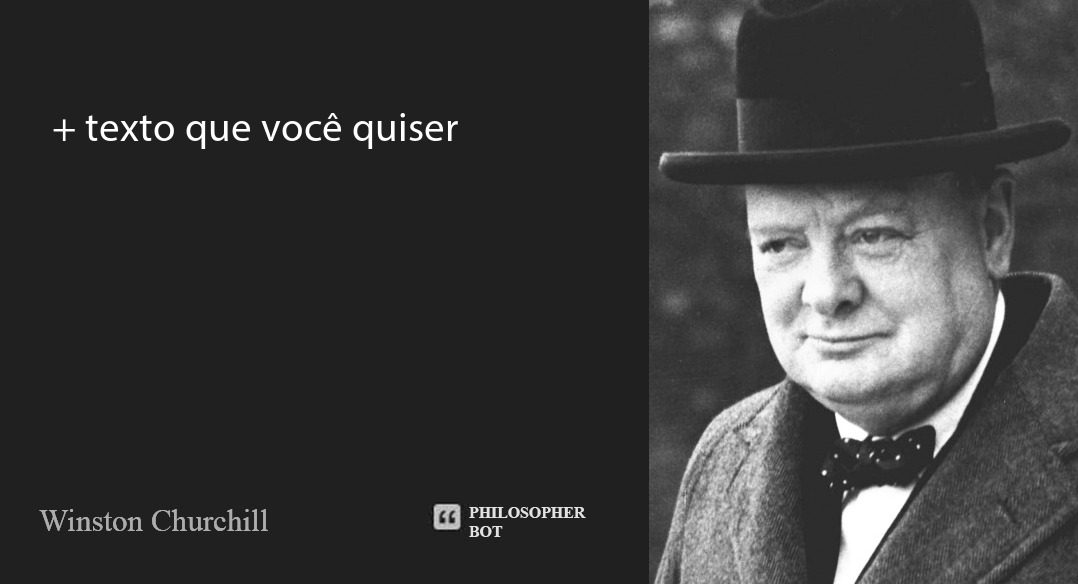

This figure's Python source:
"""
posting.py
Philosopher Bot
---------------
Created by Caio Madeira (@sudomaidera)
Co-worker: Rodrigo Carmo @rodrigoblock

instagram: @sudomadeira
Twitter: @bot_philospher
Avaliable on Discord too!

"""
import tweepy
import time
from PIL import Image, ImageDraw, ImageFont
import random
import re
import textwrap
from acess_tokens import *
from filosofo_list import filosofo, filosofo_special
from logger_hashtag import log
from sub_list import sub_lista

auth = tweepy.OAuthHandler(acess1, acess2)
auth.set_access_token(acess3, acess4)

api = tweepy.API(auth, wait_on_rate_limit=False, wait_on_rate_limit_notify=True)

log.info("Hashtag.py v2.0")


class MyStreamListener(tweepy.StreamListener):
    log.info("Esperando....")

    def on_status(self, status):

        log.info("========== NOVO TWEET ENCONTRADO ===========")
        log.info("Tweet:" + status.text)

        numero = 1
        search = '#PhiloBot'

        img = Image.open('templates/templateNovo2.png')
        txt = "font/myriad.otf"
        fontsize = 1
        W, H = img.size
        blank = Image.new('RGB', (269, 194))
        fonte = ImageFont.truetype("font/myriad.otf", fontsize)

        for tweet in tweepy.Cursor(api.search, search, since='2019-06-03').items(numero):

            try:
                tweepy.Cursor(api.user_timeline).items(numero)
                lastid = status.id
                log.info("ID pego:" + str(status.id))

                # ----------------------------------------------------------------------
                # ----------------------- GET STATUS TEXT  -----------------------------

                pegando_status = api.get_status(lastid, tweet_mode='extended')._json['full_text']
                log.info("STATUS CONVERTIDO:" + pegando_status)

                # ----------------------------------------------------------------------
                # ----------------------- TEXT TREATMENT  ------------------------------

                retirando_user = re.sub('@[^\s]+', '', pegando_status)
                log.info("RETIRANDO O USER :" + retirando_user)
                tratando_status = re.sub(r'https://.*[\r\n]*', '', retirando_user)
                log.info("TRATANDO STATUS :" + tratando_status)
                escrever = ImageDraw.Draw(img)

                # -------------------------------------------------------------------------------
                # ---------------------- TEXT TREATMENT -----------------------------------------
                sub_list = dict((re.escape(k), v) for k, v in sub_lista.items())
                pattern = re.compile("|".join(sub_list.keys()))
                pegando_status2 = pattern.sub(lambda m: sub_list[re.escape(m.group(0))], tratando_status)
                log.info("TIRANDO A HASHTAG:" + pegando_status2)
                # ------------------------------------------------------------------------------
                if pegando_status2 == '':
                    log.info("String vazia!")
                    erro_img_list = ['templates/templateERRO1.png', 'templates/templateERRO2.png']
                    erro_img = random.choice(erro_img_list)
                    api.update_with_media(str(erro_img), status="@" + tweet.user.screen_name + " ",
                                          in_reply_to_status_id=status.id)

                    log.info("Enviado mensagem de erro!")
                    log.info("---------------------------")
                    log.info("Retornando para a busca novamente")
                    log.info("\n===================================")
                    return tweet

                # ----------------------- TEXT SIZE ADJUST FOR IMAGE ---------------------------------

                while (fonte.getsize(txt)[0] < blank.size[0]) and (fonte.getsize(txt)[1] < blank.size[1]):
                    fontsize += 1
                    fonte = ImageFont.truetype("font/myriad.otf", fontsize)

                fontsize -= 1
                fonte = ImageFont.truetype("font/myriad.otf", fontsize)
                w, h = escrever.textsize(txt, font=fonte)

                # ----------------------------------------------------------------------
                # ----------------------- WRITE TEXT IN IMAGE ---------------------
                escrever.text(xy=(43, 110), text=textwrap.fill(str(pegando_status2), 28), fill=(255, 255, 255),
                              font=fonte)

                # -------------------------------------------------------------------------------
                # ----------------------- CHOICE PHILOSOPHER PLACE AND POST ---------------------
                randomfilo = random.choice(filosofo)
                img.paste(randomfilo, (0, 0), randomfilo)
                img.save('hashtag.png')
                api.update_with_media('hashtag.png', status="@" + tweet.user.screen_name + " ",
                                      in_reply_to_status_id=status.id)

                log.info("Enviado corretamente!")
                log.info("\n===========================")
                time.sleep(30)
            # ----------------------------------------------------------------------
            # ----------------------- ERRO EXECPT ---------------------
            except tweepy.TweepError as e:
                log.info(e.reason)
                log.info("Não foi possivel coletar ID do usuário.")
                log.info("\n==========================")
            except StopIteration:
                break


if __name__ == "__main__":
    my_streamer = MyStreamListener()
    the_api = api
    myStream = tweepy.Stream(auth=the_api.auth, listener=MyStreamListener())
    myStream.filter(track=['#PhiloBot'])
